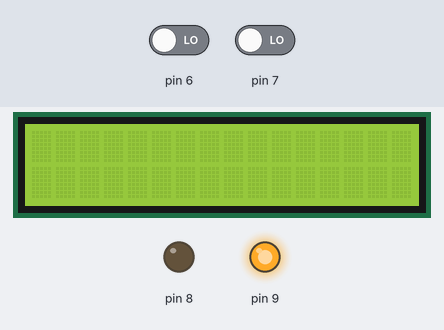
Bench run of a sketch on a simulated Arduino Uno, built with avr-gcc and run on an emulated ATmega328P. On the bench: 16×2 character LCD, output pins drawn as LEDs (lit = HIGH). The test bench sets the inputs (shaded band); at power-on: pin 7 LOW, pin 6 LOW.

Above: at 1.2 s.
1.3 s: pin 7 driven HIGH
At 3.4 s:
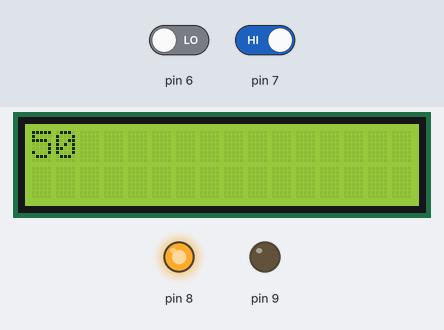
At 4.4 s:
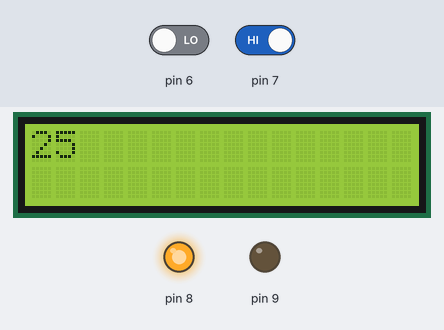
Timing chart, 0 to 6.4 s (numbered marks = the images above; inputs shaded):
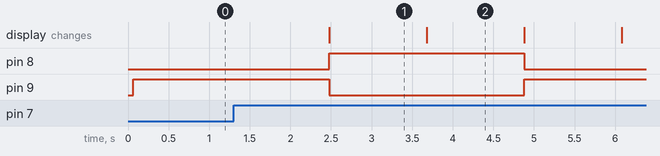

The sketch:

Programa__o.ino
```cpp
#include<LiquidCrystal.h>

//Define as portas de comunicação com o display.
LiquidCrystal lcd(0,1,2,3,4,5);
//Define a velocidade do display.
byte x=200;
//Declara a variável que terá o tempo armazenado.
int  seg2 =0;

void setup()
{
  //Declara as portas e seus uso.
  pinMode(6, INPUT);
  pinMode(7, INPUT);
  pinMode(8, OUTPUT);
  pinMode(9, OUTPUT);
  //Inicia o display.
  lcd.begin(16, 2);
}

void loop()
{
  //Declaração dos sensores.
  bool sensorUm = digitalRead(7);
  bool sensorDois = digitalRead(6);

 //Inicia contagem ao ativar balança.
  if(sensorUm && !sensorDois){
    //Espera 1 segundo.
    delay(1000);
    //Soma 1 segundo ao tempo.
    seg2++;
  }
  //Calcula a velocidade média em metros por segundo.
  int vm= 50/seg2;

  //Indica se a velocidade é permitida em Metros/Segundo.
  if(vm>=20){
    //Velocidade ultrapassada.
  	digitalWrite(8,HIGH);
    digitalWrite(9,LOW);
  } else{
    //Velocidade permitida.
  	digitalWrite(9,HIGH);
    digitalWrite(8,LOW);
  }

  if(!sensorUm && !sensorDois){
    //Zera o contador de tempo.
    seg2=0;
    //Limpa a tela caso não tenha nada ativando o sensor.
    lcd.print(0);
    lcd.clear();
  	delay(x);
  }else{
    //Imprime a velocidade caso o sensor ative.
  	lcd.print(vm);
  	lcd.setCursor(0, 0);
  	delay(x);
  }


}
```

Measured:
- after the input at 1.3 s, pin 8: LOW → HIGH after 1.2 s, → LOW 2.4 s later; pin 9: HIGH → LOW after 1.2 s, → HIGH 2.4 s later; the display: changes after 1.2 s (image 1)
- what the display in image 1 shows lasts 1.2 s, from 2.5 s to 3.7 s
